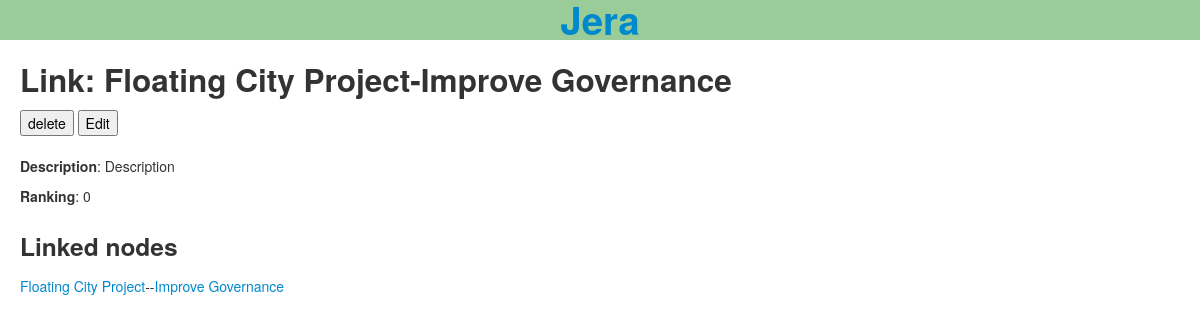
Screenshot of /stokosm/link/2/ with the database file from the repository.
### stokosm/models.py (models this page shows)
class GeneralContent(models.Model):
  name = models.CharField(max_length=200)
  pub_date = models.DateTimeField('date published', default=datetime.now)
  def __unicode__(self):    #__str__ in Python3
    return self.name
  class Meta:
    abstract = True

class Link(GeneralContent):
  description = models.CharField(max_length=2000, blank=True)
  goal = models.ForeignKey(Goal, related_name="links", null=True, blank=True)
  requirement = models.ForeignKey(Requirement, related_name="links", null=True, blank=True)
  project = models.ForeignKey(Project, related_name="links")
  ranking = models.IntegerField(default=0)

class Node(GeneralContent):
  related = models.ManyToManyField("self", through='Connection', symmetrical=False, related_name='reverse_related')
  description = models.CharField(max_length=2000, blank=True)
  ranking = models.IntegerField(default=0)

### stokosm/views.py (the view)
# urls.py: url(r'^/link/(?P<link_id>[0-9]+)/$', views.link_detail, name="link_detail"),
def link_detail(request, link_id):
	link = get_object_or_404(Link, pk=link_id)
	if request.method == 'POST' and ('delete' in request.POST):
		link.delete()
		return HttpResponseRedirect(reverse('stokosm:index'))
	return render(request, 'stokosm/detail/link_detail.html', {'link': link})

### stokosm/templates/stokosm/detail/link_detail.html
{% extends "stokosm/detail/detail.html" %}
{% block header %}Link: {{ link.name }}{% endblock %}
{% block delete_form_action %}
{% url 'stokosm:link_detail' link_id=link.id %}
{% endblock %}
{% block edit_form_action %}
{% url 'stokosm:edit_link' link_id=link.id %}
{% endblock %}
{% block detail %}
<h3>Linked nodes</h3>
{% if link.goal %}
	<p><a href="{% url 'stokosm:detail' node_type='project' node_id=link.project.id %}">{{ link.project }}</a>--<a href="{% url 'stokosm:detail' node_type='goal' node_id=link.goal.id %}">{{ link.goal }}</a></p>
{% elif link.requirement %}
	<p><a href="{% url 'stokosm:detail' node_type='project' node_id=link.project.id %}">{{ link.project }}</a>--<a href="{% url 'stokosm:detail' node_type='requirement' node_id=link.requirement.id %}">{{ link.requirement }}</a></p>
{% endif %}
{% endblock %}

### stokosm/templates/stokosm/detail/detail.html (shortened to what this page needs)
{% extends "stokosm/base.html" %}
{% block content %}
<div class="row-fluid">
	<h2 id="detail_header">{% block header %}{% endblock %}</h2>
	<div class="row-fluid">
		<div class="span2">
			<div class="span4">
				<form onsubmit="return confirm('Do you really want to delete?');" action="{% block delete_form_action %}{% endblock %}" method="post">
				<input type="submit" name="delete" value="delete">
				</form>
			</div>
			<div class="span8">
				<form action="{% block edit_form_action %}{% endblock %}" method="get">
				<input type="submit" name="edit" value="Edit">
				</form>
			</div>
		</div>
		<div class="span10"></div>
	</div>
</div>
<div class="row-fluid">
	{% if node %}
	<p><b>Description</b>: {{ node.description }}</p>
	<p><b>Ranking</b>: {{ node.ranking }}</p>
	{% elif connection %}
	<p><b>Description</b>: {{ connection.description }}</p>
	<p><b>Ranking</b>: {{ connection.ranking }}</p>
	{% elif link %}
	<p><b>Description</b>: {{ link.description }}</p>
	<p><b>Ranking</b>: {{ link.ranking }}</p>
	{% endif %}
</div>
<div class="row-fluid">
{% block detail %}
{% endblock %}
</div>
{% endblock %}

### rows the page displays
Link: name "Floating City Project-Improve Governance", description "Description", ranking "0", project "Floating City Project", goal "Improve Governance"
